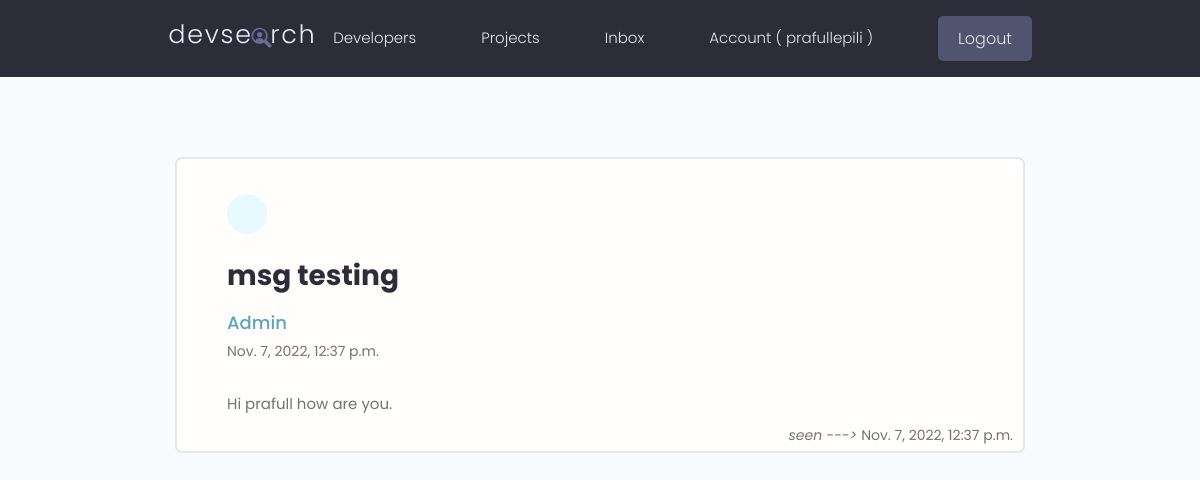
/message/2d8912b414a741eab8b71e68ebe8d62b/ (signed in), run on the app's committed database.
### users/models.py (models this page shows, shortened)
class Message(models.Model):
    sender = models.ForeignKey(Profile,on_delete=models.SET_NULL, null=True, blank=True)
    recipient = models.ForeignKey(Profile,on_delete=models.SET_NULL,null=True,blank=True,related_name="messages")
    sender_name = models.CharField(max_length=200, null=True, blank=True)
    email = models.EmailField(max_length=200, null=True, blank=True)
    subject = models.CharField(max_length=200,null=True,blank=True)
    body = models.TextField()
    is_read = models.BooleanField(default=False,null=True)
    msg_read = models.DateTimeField(auto_now_add=True, null=True, blank=True)
    created = models.DateTimeField(auto_now_add=True)
    id = models.UUIDField(default=uuid.uuid4, unique=True,primary_key=True, editable=False)
    class Meta:
        ordering = ['is_read','-created']

### users/views.py (the view)
# urls.py: path('message/<str:pk>/',views.viewMessage,name='message'),
@login_required(login_url=LOGIN_URL)
def viewMessage(request,pk):
    profile = request.user.profile
    message = Message.objects.get(id=pk)
    if message.is_read == False:
        message.is_read = True
        message.msg_read = timezone.now()
        message.save()
    try:
        new_msg_count = request.user.profile.messages.all().filter(is_read=False).count()
    except:
        new_msg_count = ""
    context={'message':message,'unreadCount':new_msg_count}
    return render(request,'users/message.html',context)

### users/templates/users/message.html (shortened to what this page needs)
{% extends 'main.html' %}
{% block content %}
<main class="messagePage my-xl">
  <div class="content-box">
    <div class="message">
      <a class="backButton" href="{% url 'inbox' %}"></a>
      <h2 class="message__subject">{{message.subject}}</h4>
        {% if message.sender %}
          <a href="{% url 'user-profile' message.sender.id %}" class="message__author">{{message.sender_name}}</a>
        {% else %}
          <p class="message__author">{{message.sender_name}}</p>
        {% endif %}
        <p class="message__date">{{message.created}}</p>
        <div class="message__body">
          {{message.body|linebreaksbr}}
        </div>
        <p class="message_read_date"><i>seen ---> </i>{{message.msg_read}}</p>
    </div>
  </div>
</main>
{% endblock content %}

### templates/navbar.html (shortened to what this page needs)
{% load static %}
<header class="header">
  <div class="container container--narrow" style="hight:auto;">
    <a href="{% url 'profiles' %}" class="header__logo">
      <img src="{% static 'images/logo.svg' %}" alt="DevSearch Logo" />
    </a>
    <nav class="header__nav">
      <ul class="header__menu">
        <li class="header__menuItem"><a href="{% url 'profiles' %}">Developers</a></li>
        <li class="header__menuItem"><a href="{% url 'projects' %}">Projects</a></li>
        {% if request.user.is_authenticated %}
        <li class="header__menuItem"><a href="{% url 'inbox' %}">
            Inbox </a></li>
        {% endif %}
        {% if request.user.is_authenticated %}
        <li class="header__menuItem"><a href="{% url 'account' %}">Account ( {{request.user}} )</a></li>
        <li class="header__menuItem"><a href="{% url 'logout' %}" class="btn btn--sub">Logout</a></li>
        {% else %}
        <li class="header__menuItem"><a href="{% url 'login' %}" class="btn btn--sub">Login/Sign Up</a></li>
        {% endif %}
      </ul>
    </nav>
  </div>
</header>

### static/styles/app.css (style rules this page uses)
:root { --color-sub: #2d2d39; }
.btn--sub { background-color: var(--color-sub-light); }
img { width: 100%; }
.content-box { width: 95%; max-width: 85rem; margin: 0 auto; }
.header { position: sticky; z-index: 111; background-color: var(--color-sub); padding: 1.5rem 0; }
.header>.container { display: flex; justify-content: space-between; align-items: center; }
.header__logo>img { height: 3.8rem; }
.header__nav>ul { display: inline-flex; align-items: center; list-style: none; gap: 6.5rem; }
.header__menuItem>a { color: var(--color-light); font-weight: 300; }
.message { padding: 2rem 0; }
.message>a { display: flex; gap: 1rem; }
.message__author, .message__date { flex-basis: 25%; }
.message__subject { flex-basis: 25%; }
.messagePage .message { position: relative; list-style: none; background: var(--color-white); padding: 3.5rem 5rem; border: 2px solid var(--color-light); border-radius: 0.7rem; }
.messagePage .message__subject { font-size: 2.8rem; color: var(--color-sub); margin-bottom: 1rem; margin-top: 2rem; }
.messagePage .message__author { font-size: 1.8rem; font-weight: 500; }
.messagePage .message__date { font-size: 1.4rem; font-weight: 400; text-align: left; margin-bottom: 3rem; }
.messagePage .message_read_date { font-size: 1.4rem; font-weight: 400; text-align: left; margin-bottom: 3rem; position: absolute; bottom: -25px; right: 10px; }
.backButton { background: var(--color-main-light); color: var(--color-main); width: 4rem; height: 4rem; display: flex; align-items: center; justify-content: center; border-radius: 50%; }

### static/uikit/styles/modules/_variables.css (style rules this page uses)
:root { --color-main: #5aa5b9; --color-main-light: #e6faff; --color-sub: #3f4156; --color-sub-light: #51546e; --color-sub-lighter: #ededfd; --color-text: #737373; --color-gray: #8b8b8b; --color-light: #e5e7eb; --color-light-gray: #767676; --color-bg: #f8fafd; --color-white: #fffefd; --color-white-light: #f3f3f3; --color-success: #359e64; --color-success-bg: #def8e8; --color-error: #fc4b0b; --color-error-bg: #fff2ee; --font-base: 'Poppins', arial, helvetica, 'Segoe UI', roboto, ubuntu, sans-serif; --font-monospace: 'Fira Code', 'Courier New', courier, monospace; --font-regular: 300; --font-medium: 500; --font-bold: 700; --generic-shadow: 1px 1px 5px #00000010; --generic-transition: all 0.3s ease-in-out; }

### static/uikit/styles/modules/_base.css (style rules this page uses)
* { margin: 0; padding: 0; box-sizing: border-box; text-rendering: optimizeLegibility; color: inherit; font-size: inherit; }
html { font-size: 50%; }
@media only screen and (min-width: 480px) { html { font-size: 56.25%; } }
@media only screen and (min-width: 1200px) { html { font-size: 62.5%; } }
body { line-height: 1.6; font-weight: 400; font-size: 1.5rem; color: var(--color-text); background-color: var(--color-bg); min-height: 100vh; }

### static/uikit/styles/modules/_typography.css (style rules this page uses)
* { font-family: var(--font-base); }
h2 { font-size: 3.6rem; font-weight: var(--font-bold); }
p, span, strong { font-size: 1.6rem; color: var(--color-text); font-weight: var(--font-regular); }
a { padding-bottom: 2px; text-decoration: none; display: inline-block; color: var(--color-main); font-weight: var(--font-medium); }

### static/uikit/styles/modules/_utilities.css (style rules this page uses)
.container { width: 92%; max-width: 165rem; margin: 0 auto; box-sizing: border-box; }
.container--narrow { width: 92%; max-width: 120rem; }
@media screen and (min-width: 1000px) { .container { width: 90%; } }
@media screen and (min-width: 1000px) { .container--narrow { width: 85%; } }
@media screen and (min-width: 1200px) { .container { width: 80%; } }
@media screen and (min-width: 1200px) { .container--narrow { width: 72%; } }
.my-xl { margin: 8rem auto; }

### static/uikit/styles/modules/_button.css (style rules this page uses)
.btn { display: inline-block; position: relative; cursor: pointer; background-color: var(--color-light); font-weight: var(--font-medium); color: var(--color-sub); text-decoration: none; padding: 1rem 2rem; border-radius: 0.5rem; border: none; width: -webkit-fit-content; width: -moz-fit-content; width: fit-content; height: -webkit-fit-content; height: -moz-fit-content; height: fit-content; font-size: 1.6rem; outline-width: 0; outline-color: transparent; -webkit-backface-visibility: hidden; backface-visibility: hidden; transition: all 0.3s ease-in-out; }
.btn--sub { background-color: var(--color-sub); color: var(--color-white); }

### data on the page
Message: subject "msg testing", sender_name "Admin", created "Nov. 7, 2022, 12:37 p.m.", body "Hi prafull how are you.", msg_read "Nov. 7, 2022, 12:37 p.m."

### other printed values
{{ request.user }} "prafullepili"
